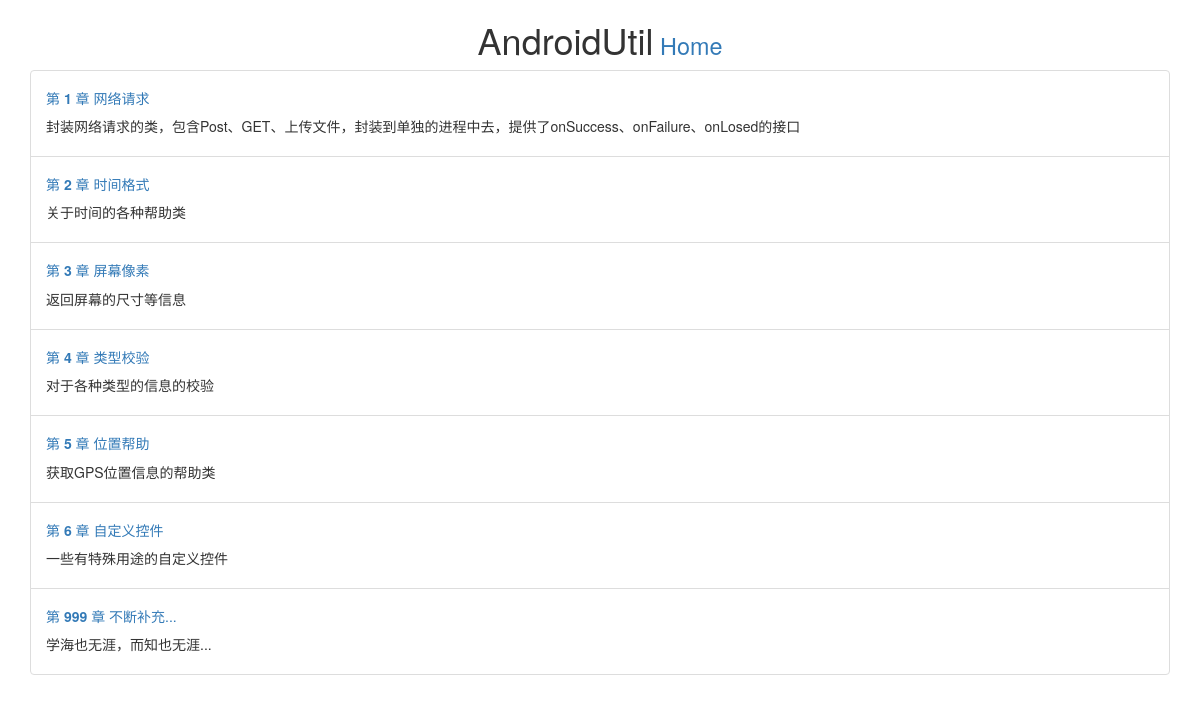
The app's page /androidUtil/chapter/ with its own data.
### helloAndroidUtil/models.py (models this page shows, shortened)
class Chapter(models.Model):
    chapter_name = models.CharField(max_length=200)
    chapter_lsno = models.IntegerField()
    chapter_descripe = models.TextField()

### helloAndroidUtil/views.py (the view)
# urls.py: path("chapter/", views.chapter),
def chapter(request):
    chapter_list = Chapter.objects.all().order_by('chapter_lsno')
    template = loader.get_template('helloAndroidUtil/chapter_index.html')
    context = {
        'chapters_list': chapter_list
    }
    return HttpResponse(template.render(context, request))

### helloAndroidUtil/templates/helloAndroidUtil/chapter_index.html (shortened to what this page needs)
<!DOCTYPE html>
<html lang="en">
<head>
    {% load static %}
    <link rel="stylesheet" type="text/css" href="{% static 'helloAndroidUtil/bootstrap.css' %}"/>
</head>
<body>
<div class=" container ">
    <div class="text-center">
        <h1 class="display1">AndroidUtil<small><a href="/androidUtil/"> Home </a></small></h1>
    </div>
    {% if chapters_list %}
    <ul class="list-group">
        {% for chapter in chapters_list %}
        <li class="list-group-item list-group-item-primary">
            <a class="" href="/androidUtil/chapter/{{ chapter.chapter_lsno }}"><h5> 第 <strong>
                {{ chapter.chapter_lsno }}</strong> 章 {{ chapter.chapter_name }}</h5></a>
            <p class="">{{ chapter.chapter_descripe }}</p>
        </li>
        {% endfor %}
    </ul>
    {% endif %}
</div>
</body>
</html>

### records on screen
Chapter: chapter_lsno "1", chapter_name "网络请求", chapter_descripe "封装网络请求的类，包含Post、GET、上传文件，封装到单独的进程中去，提供了onSuccess、onFailure、onLosed的接口"
Chapter: chapter_lsno "2", chapter_name "时间格式", chapter_descripe "关于时间的各种帮助类"
Chapter: chapter_lsno "3", chapter_name "屏幕像素", chapter_descripe "返回屏幕的尺寸等信息"
Chapter: chapter_lsno "4", chapter_name "类型校验", chapter_descripe "对于各种类型的信息的校验"
Chapter: chapter_lsno "5", chapter_name "位置帮助", chapter_descripe "获取GPS位置信息的帮助类"
Chapter: chapter_lsno "6", chapter_name "自定义控件", chapter_descripe "一些有特殊用途的自定义控件"
Chapter: chapter_lsno "999", chapter_name "不断补充...", chapter_descripe "学海也无涯，而知也无涯..."
